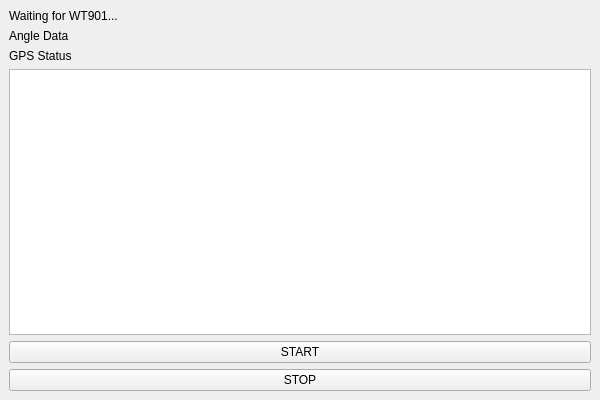
<?xml version="1.0" encoding="UTF-8"?>
<ui version="4.0">
 <class>MainWindow</class>
 <widget class="QMainWindow" name="MainWindow">
  <property name="geometry">
   <rect>
    <x>0</x>
    <y>0</y>
    <width>600</width>
    <height>400</height>
   </rect>
  </property>
  <widget class="QWidget" name="centralwidget">
   <layout class="QVBoxLayout" name="verticalLayout">
    <item>
     <widget class="QLabel" name="label_Acc">
      <property name="text">
       <string>Waiting for WT901...</string>
      </property>
     </widget>
    </item>
    <item>
     <widget class="QLabel" name="label_Angle">
      <property name="text">
       <string>Angle Data</string>
      </property>
     </widget>
    </item>
    <item>
     <widget class="QLabel" name="label_SimStatus">
      <property name="text">
       <string>GPS Status</string>
      </property>
     </widget>
    </item>
    <item>
     <widget class="QTextEdit" name="textConsole"/>
    </item>
    <item>
     <widget class="QPushButton" name="btnStart">
      <property name="text">
       <string>START</string>
      </property>
     </widget>
    </item>
    <item>
     <widget class="QPushButton" name="btnStop">
      <property name="text">
       <string>STOP</string>
      </property>
     </widget>
    </item>
   </layout>
  </widget>
 </widget>
 <resources/>
 <connections/>
</ui>
